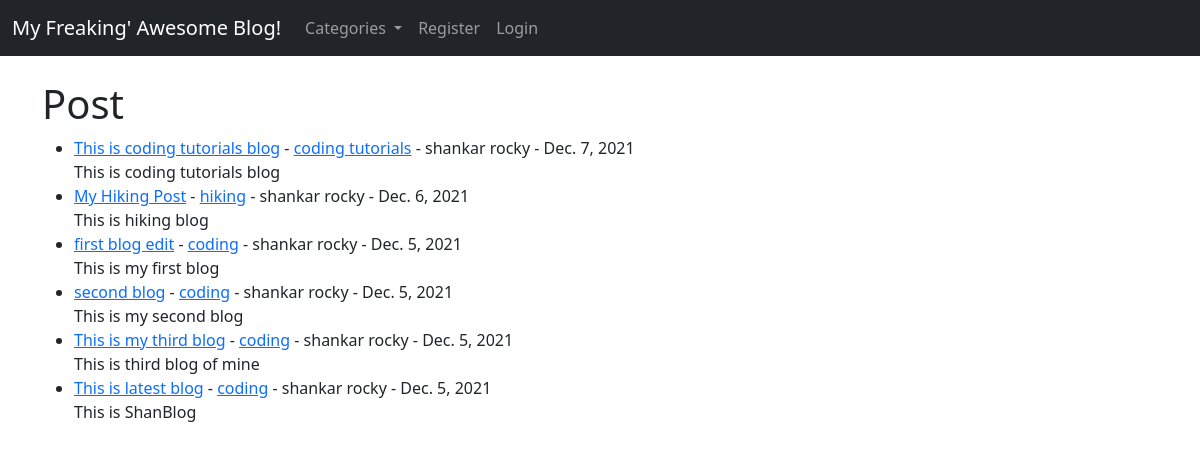
/, run on an earlier commit of the app's database.
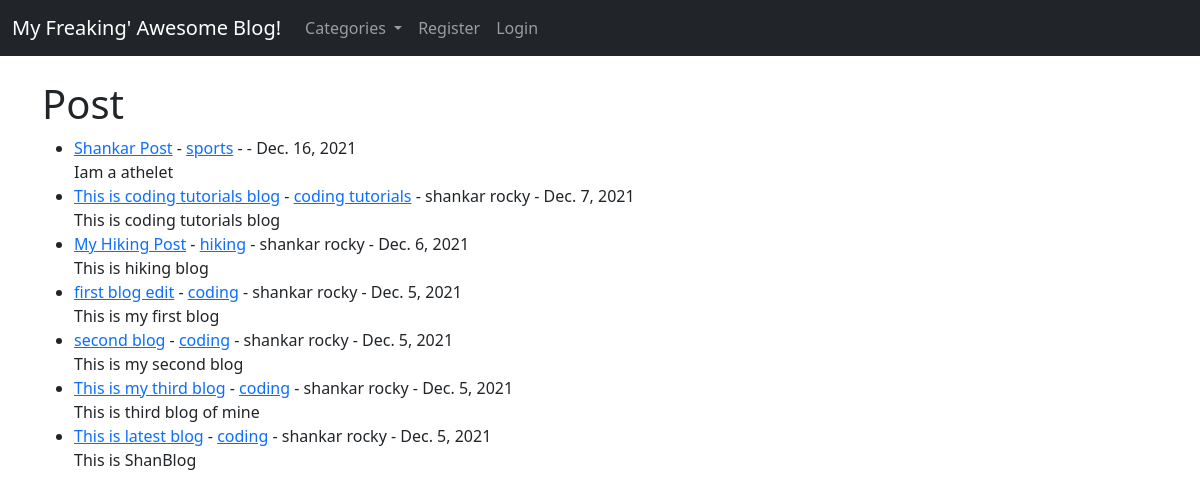
And on a later commit of the database.
### myblog/models.py (models this page shows, shortened)
class Post(models.Model):
    title = models.CharField(max_length=255)
    title_tag = models.CharField(max_length=255)
    author = models.ForeignKey(User,on_delete=models.CASCADE)
    body = RichTextField(blank=True,null=True)
    post_date = models.DateField(auto_now_add = True)
    category = models.CharField(max_length=255,default='coding')
    likes = models.ManyToManyField(User,related_name='blog_posts')

### myblog/views.py (the view)
# urls.py: path('',HomeView.as_view(),name="home"),
class HomeView(ListView):
    model = Post
    template_name = 'home.html'
    ordering = ['-post_date']
    def get_context_data(self,*args,**kwargs):
        cat_menu = Category.objects.all()
        context = super(HomeView,self).get_context_data(*args,**kwargs)
        context["cat_menu"] = cat_menu
        return context

### myblog/models.py (called while the page is built)
    def __str__(self):
        return self.name

### myblog/templates/home.html (shortened to what this page needs)
{% extends 'base.html' %}
{% block content %}
<h1>Post</h1>
<ul>
    {% for post in object_list %}
    <li><a href="{% url 'article-detail' post.pk %}">{{post.title}}</a>
        - <a href="{% url 'category' post.category|slugify %}">{{post.category}}</a>
        - {{post.author.first_name}}
        {{post.author.last_name}}
        - {{post.post_date}}
         <br />
        {{post.body | slice:":200" | safe}}
    </li>
    {% endfor %}
</ul>
{% endblock %}

What changed in the data, as far as the page shows it:
added Post: title "Shankar Post", category "sports", post_date "Dec. 16, 2021", body "Iam a athelet"
